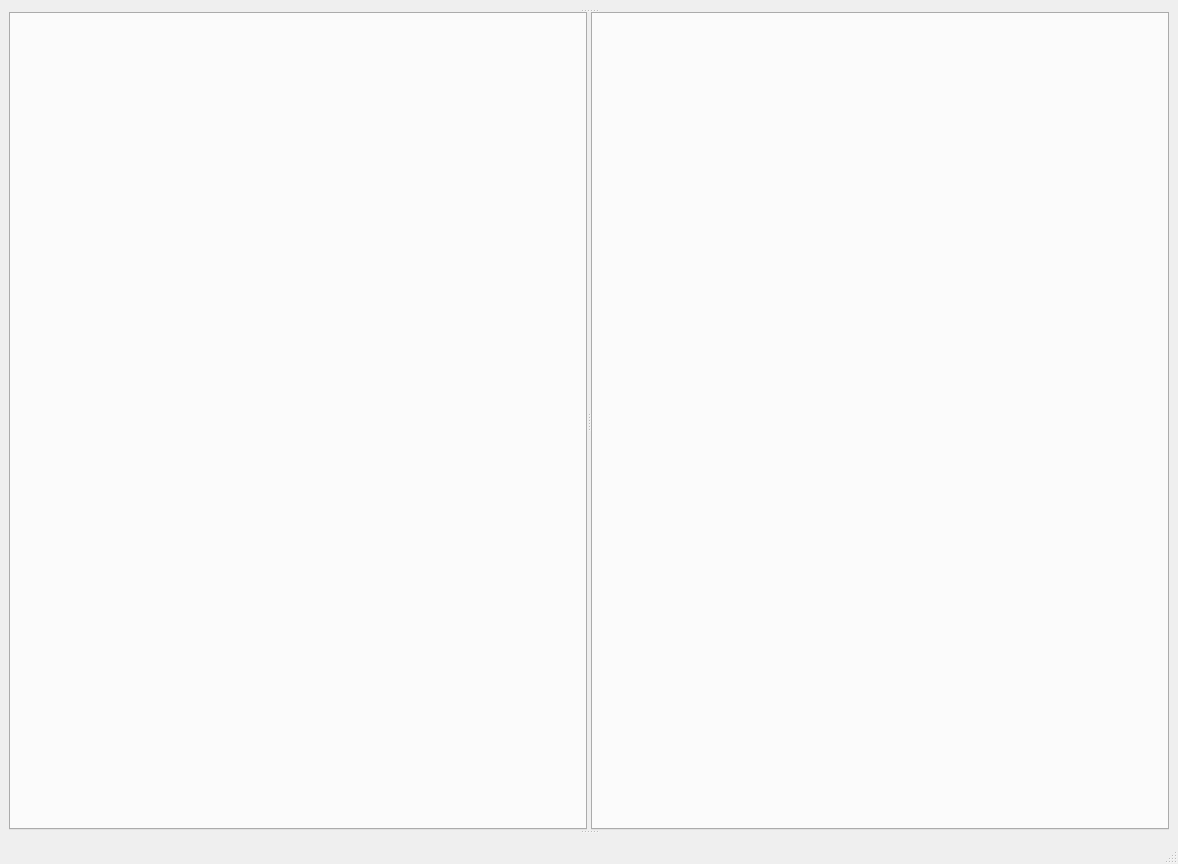
<?xml version="1.0" encoding="UTF-8"?>
<ui version="4.0">
 <class>MainWindow</class>
 <widget class="QMainWindow" name="MainWindow">
  <property name="geometry">
   <rect>
    <x>0</x>
    <y>0</y>
    <width>1178</width>
    <height>864</height>
   </rect>
  </property>
  <property name="windowTitle">
   <string>ES-IBD Explorer</string>
  </property>
  <property name="windowIcon">
   <iconset>
    <normaloff>img/direction.png</normaloff>img/direction.png</iconset>
  </property>
  <property name="statusTip">
   <string/>
  </property>
  <property name="whatsThis">
   <string/>
  </property>
  <widget class="QWidget" name="centralwidget">
   <layout class="QGridLayout" name="gridLayout">
    <item row="0" column="0">
     <widget class="QSplitter" name="mainSplitter">
      <property name="orientation">
       <enum>Qt::Vertical</enum>
      </property>
      <property name="handleWidth">
       <number>3</number>
      </property>
      <widget class="QWidget" name="verticalLayoutWidget_2">
       <layout class="QVBoxLayout" name="outputDisplayLayout">
        <property name="bottomMargin">
         <number>0</number>
        </property>
       </layout>
      </widget>
      <widget class="QSplitter" name="contentSplitter">
       <property name="orientation">
        <enum>Qt::Horizontal</enum>
       </property>
       <widget class="QTabWidget" name="mainTabWidget">
        <property name="font">
         <font>
          <pointsize>10</pointsize>
         </font>
        </property>
        <property name="toolTip">
         <string/>
        </property>
        <property name="currentIndex">
         <number>-1</number>
        </property>
       </widget>
       <widget class="QTabWidget" name="displayTabWidget">
        <property name="font">
         <font>
          <pointsize>10</pointsize>
         </font>
        </property>
        <property name="currentIndex">
         <number>-1</number>
        </property>
       </widget>
      </widget>
      <widget class="QWidget" name="layoutWidget">
       <layout class="QVBoxLayout" name="consoleDockVerticalLayout">
        <property name="spacing">
         <number>0</number>
        </property>
        <property name="leftMargin">
         <number>0</number>
        </property>
        <property name="topMargin">
         <number>0</number>
        </property>
       </layout>
      </widget>
     </widget>
    </item>
   </layout>
  </widget>
  <widget class="QStatusBar" name="statusbar"/>
  <action name="actionExit">
   <property name="text">
    <string>Exit</string>
   </property>
  </action>
  <action name="actionFull_Screen">
   <property name="text">
    <string>Full Screen</string>
   </property>
   <property name="shortcut">
    <string>F11</string>
   </property>
  </action>
  <action name="actionAbout">
   <property name="text">
    <string>About</string>
   </property>
  </action>
  <action name="actionCopy_to_Clipboard">
   <property name="text">
    <string>Copy to Clipboard</string>
   </property>
  </action>
  <action name="actionManual">
   <property name="text">
    <string>Manual</string>
   </property>
  </action>
 </widget>
 <resources/>
 <connections/>
</ui>
